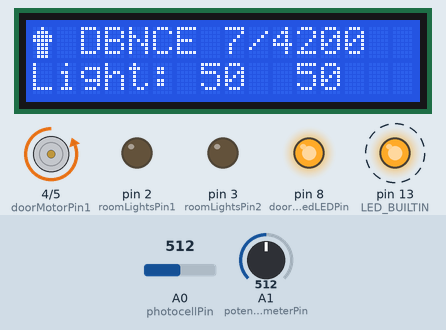
Simulated run of this sketch. Board: Arduino Uno, built with avr-gcc and run on an emulated ATmega328P. Parts: 16×2 character LCD, motor-driver pin pairs drawn as motors (green arrow = first pin HIGH = forward, orange = second pin HIGH = backward, longer = more drive), output pins drawn as LEDs (lit = HIGH). Dashed ring = blinking. The inputs (shaded band) are chosen by the test bench; at power-on: A0 (photocellPin) = 512, A1 (potentiometerPin) = 512. What the sketch prints to the serial monitor is not drawn.

Above: at 1.2 s.
1.3 s: A0 (photocellPin) set to 533
At 1.57 s:
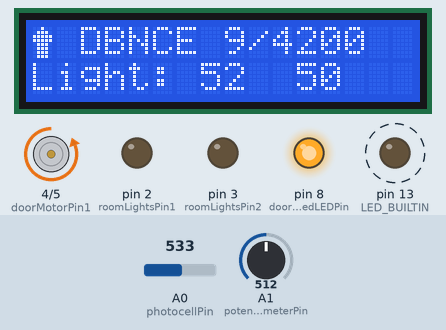
3.0 s: A1 (potentiometerPin) set to 494
At 3.26 s:
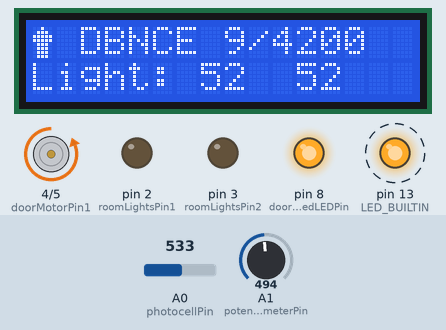
4.7 s: A1 (potentiometerPin) set to 511
At 5.1 s:
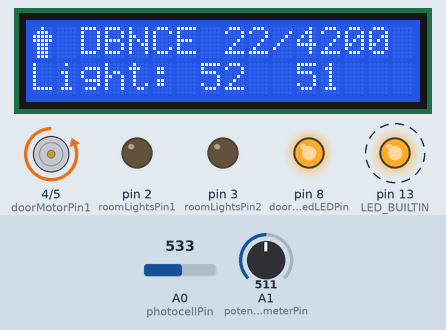
6.4 s: A0 (photocellPin) set to 511
At 6.93 s:
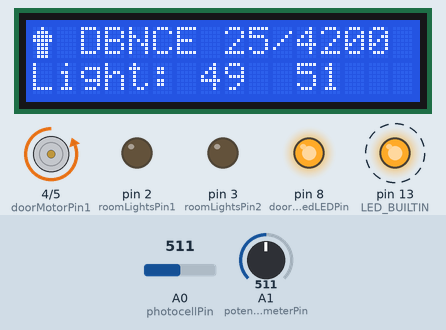
8.1 s: A1 (potentiometerPin) set to 524
At 8.51 s:
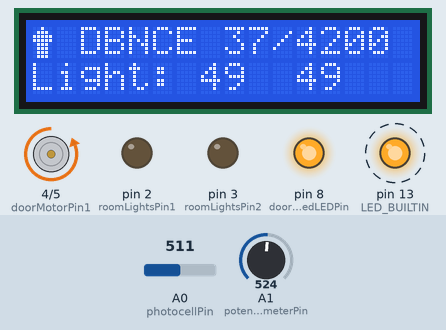
9.8 s: A1 (potentiometerPin) set to 541
At 10.08 s:
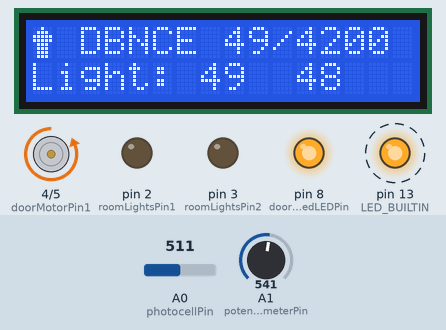
Timing chart, 0 to 12.5 s (numbered marks = the images above; inputs shaded):
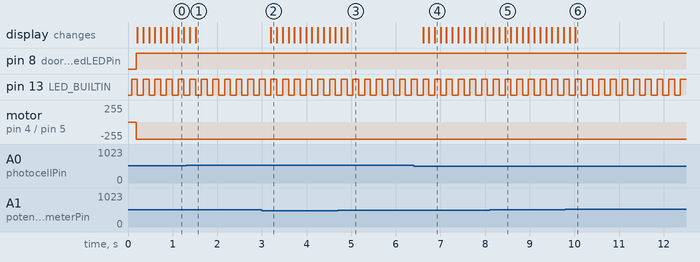

The sketch:

chicken_door_v2.ino
```cpp
#include <SimpleTimer.h>
#include <LiquidCrystal_I2C.h>

byte upArrow[] = {
  0b00100,
  0b01110,
  0b11111,
  0b11111,
  0b01110,
  0b01110,
  0b01110,
  0b01110
};

byte downArrow[] = {
  0b01110,
  0b01110,
  0b01110,
  0b01110,
  0b11111,
  0b11111,
  0b01110,
  0b00100
};

int photocellPin = 0;     // photocell is connected to a0
int photocellReading;     // the analog reading from the sensor photocell
int photocellReadingLevel = 1; // 0=dark, 1=light. Default to light out.
int photocellDebounceCount = 0; // How many times the photocell has been read
// 300 = ~5min w/ a 1sec loop
int photocellDebounceCountDelay = 4200; // How many times to see a dark/light switch before committing

int potentiometerPin = 1; //analog pin a1
int potentiometerReading;

const int roomLightsPin1 = 2;
const int roomLightsPin2 = 3;
const int doorMotorPin1 = 4;
const int doorMotorPin2 = 5;

const int doorClosedSwitch = 6;
const int doorClosedLEDPin = 8;

// times are in ms
SimpleTimer internalLEDTimer(1000);
SimpleTimer photocellTimer(1000);
SimpleTimer interiorLightsTimer(36000000); // 10 hours


LiquidCrystal_I2C lcd(0x27,16,2); // 16 cols, 2 rows

void setup() {

  Serial.begin(9600);

  Serial.println("Hello!  Serial console open...");

  pinMode(LED_BUILTIN, OUTPUT);
  pinMode(doorClosedLEDPin, OUTPUT);
  pinMode(roomLightsPin1, OUTPUT);
  pinMode(roomLightsPin2, OUTPUT);

  pinMode(doorClosedSwitch, INPUT);
  digitalWrite(doorClosedSwitch, HIGH);

  pinMode (doorMotorPin1, OUTPUT);
  pinMode (doorMotorPin2, OUTPUT);

  lcd.init();
  lcd.backlight();

  lcd.createChar(0, upArrow);
  lcd.createChar(1, downArrow);
}

void loop() {
  digitalWrite(LED_BUILTIN, !digitalRead(LED_BUILTIN));

  readPhotocell();
  readPotentiometer();
  delay(100);
  doCoopDoor();

  if (interiorLightsTimer.isReady()) {
    if (!photocellReadingLevel) { // if it's not light out
      doRoomLights(true);
    }
  }

  updateLCD();
}

void doCoopDoor(){
  if (photocellReadingLevel == 0) {        // If it's dark
    startDoorMotor(0);
  } else if (photocellReadingLevel == 1) {
    startDoorMotor(1);
  }
}

void doRoomLights(bool on) {
  // This is powered off of the 2nd set of pins on the L298N.
  // Setting both to the same value is off, setting one high and one low is on.
  if (on) {
      digitalWrite(roomLightsPin1, HIGH);
      digitalWrite(roomLightsPin2, LOW);
  } else {
      digitalWrite(roomLightsPin1, HIGH);
      digitalWrite(roomLightsPin2, HIGH);
  }
}

void readPhotocell() {
  photocellReading = map(analogRead(photocellPin), 0, 1023, 0, 100);
  if (photocellReading <= potentiometerReading) {
    if (photocellReadingLevel == 1) {
      Serial.print("  Light -> Dark change detected.  Debouncing...");
      if (++photocellDebounceCount >= photocellDebounceCountDelay) {
        photocellReadingLevel = 0;
        Serial.println("confirmed!");
        photocellDebounceCount = 0;
        interiorLightsTimer.reset();      // Reset the interior lights timer
      }
    }
  } else {
    if (photocellReadingLevel == 0) {
      Serial.print(" Dark -> Light change detected.  Debouncing...");
      if (++photocellDebounceCount >= photocellDebounceCountDelay) {
        photocellReadingLevel = 1;
        Serial.println("confirmed!");
        photocellDebounceCount = 0;
        doRoomLights(false);           // turns off the interior lights if they were on
      }
    }
  }
}

void readPotentiometer() {
  potentiometerReading = map(analogRead(potentiometerPin), 0, 1023, 100, 0);
}

void startDoorMotor(int direction) {
  if (direction) { // open
    digitalWrite(doorMotorPin1, LOW);
    digitalWrite(doorMotorPin2, HIGH);
    digitalWrite(doorClosedLEDPin, HIGH);
  } else { // close
    if (!digitalRead(doorClosedSwitch)) {
      digitalWrite (doorMotorPin1, HIGH);
      digitalWrite (doorMotorPin2, LOW);
      digitalWrite(doorClosedLEDPin, !digitalRead(doorClosedLEDPin));
    } else {
      digitalWrite(doorMotorPin1, HIGH);
      digitalWrite(doorMotorPin2, HIGH);
      digitalWrite(doorClosedLEDPin, LOW);
    }
  }
}

void updateLCD() {
  lcd.setCursor(0,0);

  if (photocellReadingLevel == 0) {   // if it's dark
    if (photocellDebounceCount > 0) {
      lcd.write(1);
      lcd.print(" DBNCE ");
      lcd.print(photocellDebounceCount);
      lcd.print("/");
      lcd.print(photocellDebounceCountDelay);

    } else {
      if (digitalRead(doorClosedSwitch)) {\
        lcd.write(1);
        lcd.print(" CLOSED        ");
      } else {
        lcd.write(1);
        lcd.print(" CLOSING       ");
      }
    }
  } else if (photocellReadingLevel == 1) {
    if (photocellDebounceCount > 0) {
      lcd.write(0);
      lcd.print(" DBNCE ");
      lcd.print(photocellDebounceCount);
      lcd.print("/");
      lcd.print(photocellDebounceCountDelay);

    } else {
      lcd.write(0);
      lcd.print(" OPEN          ");
    }
   }
  lcd.setCursor(0,1);
  lcd.print("Light: ");
  //lcd.setCursor(7,1);
  lcd.print(photocellReading);
  lcd.print("  ");
  //lcd.setCursor(11,1);
  lcd.print(potentiometerReading);
  lcd.print("   ");

}
```

Measured:
- after the input at 3.0 s, the display: changes after 0.20 s (image 2)
- after the input at 6.4 s, the display: first changes after 0.21 s (image 4 shows a later state)
- by itself, pin 13 (LED_BUILTIN): alternates HIGH for 0.13 s and LOW for 0.13 s
